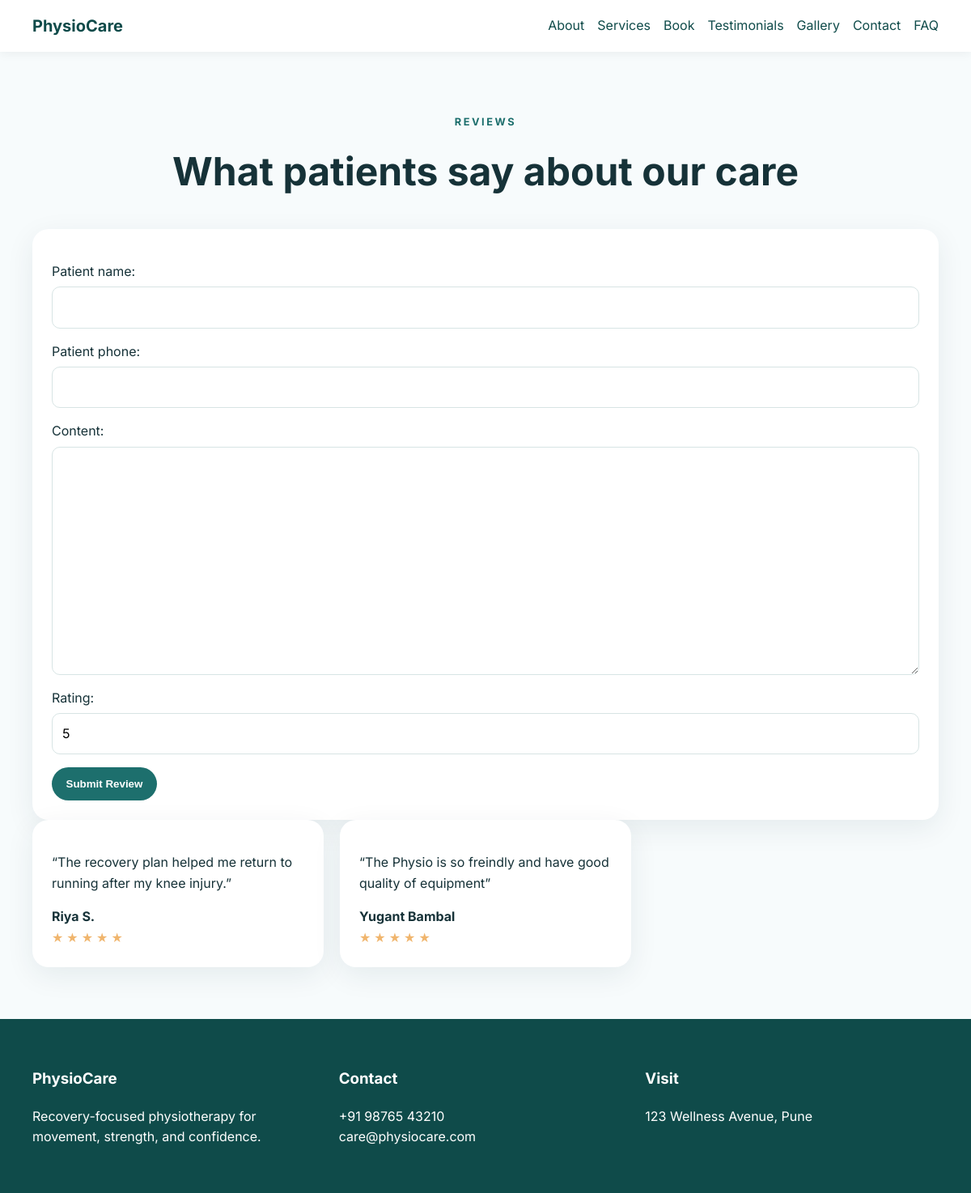
Page /testimonials/ on the committed database.
### clinic/models.py (models this page shows, shortened)
class Testimonial(models.Model):
    patient_name = models.CharField(max_length=120)
    patient_phone = models.CharField(max_length=20, blank=True)
    content = models.TextField()
    rating = models.PositiveSmallIntegerField(default=5)
    approved = models.BooleanField(default=False)
    created_at = models.DateTimeField(default=timezone.now)

class ClinicProfile(models.Model):
    name = models.CharField(max_length=120)
    title = models.CharField(max_length=120, default="Senior Physiotherapist")
    bio = models.TextField(default="Compassionate care for pain relief and recovery.")
    qualifications = models.TextField(default="BPT, MPT")
    certifications = models.TextField(default="Certified Manual Therapist")
    specializations = models.TextField(default="Sports Injury, Posture Correction")
    experience_years = models.PositiveIntegerField(default=10)
    phone = models.CharField(max_length=20, default="+91 98765 43210")
    email = models.EmailField(default="clinic@example.com")
    address = models.TextField(default="123 Wellness Avenue")
    google_maps_link = models.URLField(blank=True)
    consultation_fee = models.PositiveIntegerField(default=1000)
    clinic_timings = models.TextField(default="Mon-Sat: 9am to 7pm")
    profile_image = models.ImageField(upload_to="profiles/", blank=True, null=True)
    facebook_link = models.URLField(blank=True)
    instagram_link = models.URLField(blank=True)
    linkedin_link = models.URLField(blank=True)
    created_at = models.DateTimeField(default=timezone.now)

### clinic/views.py (the view, shortened to what this page needs)
# urls.py: path("testimonials/", views.TestimonialsView.as_view(), name="testimonials"),
class TestimonialsView(TemplateView):
    template_name = "testimonials.html"
    def get_context_data(self, **kwargs):
        context = super().get_context_data(**kwargs)
        context["testimonials"] = Testimonial.objects.filter(approved=True)
        context["form"] = TestimonialForm()
        return context

### clinic/forms.py
class TestimonialForm(forms.ModelForm):
    class Meta:
        model = Testimonial
        fields = ["patient_name", "patient_phone", "content", "rating"]

### clinic/context_processors.py (called while the page is built)
def clinic_profile(request):
    profile = ClinicProfile.objects.first()
    return {"profile": profile}

### templates/testimonials.html (shortened to what this page needs)
{% extends 'base.html' %}
{% block content %}
<section class="section container">
  <div class="section-heading">
    <p class="eyebrow">Reviews</p>
    <h1>What patients say about our care</h1>
  </div>
  <form method="post" class="form-card">
    {{ form.as_p }}
    <button class="btn btn-primary" type="submit">Submit Review</button>
  </form>
  <div class="card-grid">
    {% for testimonial in testimonials %}
    <article class="card">
      <p>“{{ testimonial.content }}”</p>
      <strong>{{ testimonial.patient_name }}</strong>
      <div class="stars">{% for i in "x"|ljust:testimonial.rating %}★{% endfor %}</div>
    </article>
    {% empty %}
    <p>No approved testimonials yet.</p>
    {% endfor %}
  </div>
</section>
{% endblock %}

### templates/base.html (shortened to what this page needs)
{% load static %}
<!DOCTYPE html>
<html lang="en">
  <head>
    <link rel="stylesheet" href="https://cdnjs.cloudflare.com/ajax/libs/font-awesome/6.5.2/css/all.min.css" />
    <link rel="stylesheet" href="{% static 'css/style.css' %}" />
  </head>
  <body>
    <header class="site-header">
      <div class="container nav-wrap">
        <a class="brand" href="{% url 'home' %}">PhysioCare</a>
        <nav class="nav-links">
          <a href="{% url 'about' %}">About</a>
          <a href="{% url 'services' %}">Services</a>
          <a href="{% url 'booking' %}">Book</a>
          <a href="{% url 'testimonials' %}">Testimonials</a>
          <a href="{% url 'gallery' %}">Gallery</a>
          <a href="{% url 'contact' %}">Contact</a>
          <a href="{% url 'faq' %}">FAQ</a>
        </nav>
      </div>
    </header>
    <main>
      {% block content %}{% endblock %}
    </main>
    <footer class="site-footer">
      <div class="container footer-grid">
        <div>
          <h3>PhysioCare</h3>
          <p>Recovery-focused physiotherapy for movement, strength, and confidence.</p>
        </div>
        <div>
          <h3>Contact</h3>
          <p>{{ profile.phone|default:'+' }}<br />{{ profile.email|default:'contact@physiocare.com' }}</p>
        </div>
        <div>
          <h3>Visit</h3>
          <p>{{ profile.address|default:'123 Wellness Avenue' }}</p>
        </div>
      </div>
    </footer>
  </body>
</html>

### static/css/style.css (style rules this page uses)
:root { --primary: #1d6f6d; --primary-dark: #0f4b4a; --accent: #f0b56d; --bg: #f7fbfc; --text: #163238; --muted: #5f7480; }
* { box-sizing: border-box; }
body { margin: 0; font-family: 'Inter', sans-serif; color: var(--text); background: var(--bg); line-height: 1.6; }
a { color: var(--primary-dark); text-decoration: none; }
.container { width: min(1120px, calc(100% - 2rem)); margin: 0 auto; }
.site-header { background: white; position: sticky; top: 0; z-index: 20; box-shadow: 0 2px 12px rgba(0,0,0,.06); }
.nav-wrap { display: flex; justify-content: space-between; align-items: center; padding: 1rem 0; }
.brand { font-size: 1.25rem; font-weight: 700; color: var(--primary-dark); }
.nav-links { display: flex; gap: 1rem; flex-wrap: wrap; }
.eyebrow { text-transform: uppercase; letter-spacing: .2em; font-size: .8rem; color: var(--primary); font-weight: 700; }
.hero h1, .section-heading h1 { font-size: clamp(2rem, 4vw, 3rem); margin: .2rem 0 1rem; }
.btn { display: inline-block; padding: .8rem 1.1rem; border-radius: 999px; font-weight: 600; border: none; cursor: pointer; }
.btn-primary { background: var(--primary); color: white; }
.section { padding: 4rem 0; }
.section-heading { text-align: center; margin-bottom: 2rem; }
.card-grid { display: grid; grid-template-columns: repeat(3, minmax(0,1fr)); gap: 1.25rem; }
.card, .form-card, .hero-card { background: white; border-radius: 20px; padding: 1.5rem; box-shadow: 0 10px 35px rgba(16, 57, 61, .08); }
.form-card p { display: flex; flex-direction: column; gap: .35rem; }
.form-card input, .form-card textarea, .form-card select { padding: .75rem; border: 1px solid #d7e4e4; border-radius: 10px; font: inherit; }
.stars { color: var(--accent); letter-spacing: .25rem; }
.site-footer { padding: 2.5rem 0; background: var(--primary-dark); color: white; }
.footer-grid { display: grid; grid-template-columns: repeat(3, minmax(0,1fr)); gap: 1rem; }

### rows in the picture
Testimonial: content "The recovery plan helped me return to running after my knee injury.", patient_name "Riya S.", rating 5 (drawn)
Testimonial: content "The Physio is so freindly and have good quality of equipment", patient_name "Yugant Bambal", rating 5 (drawn)
ClinicProfile: phone "+91 98765 43210", email "care@physiocare.com", address "123 Wellness Avenue, Pune"
